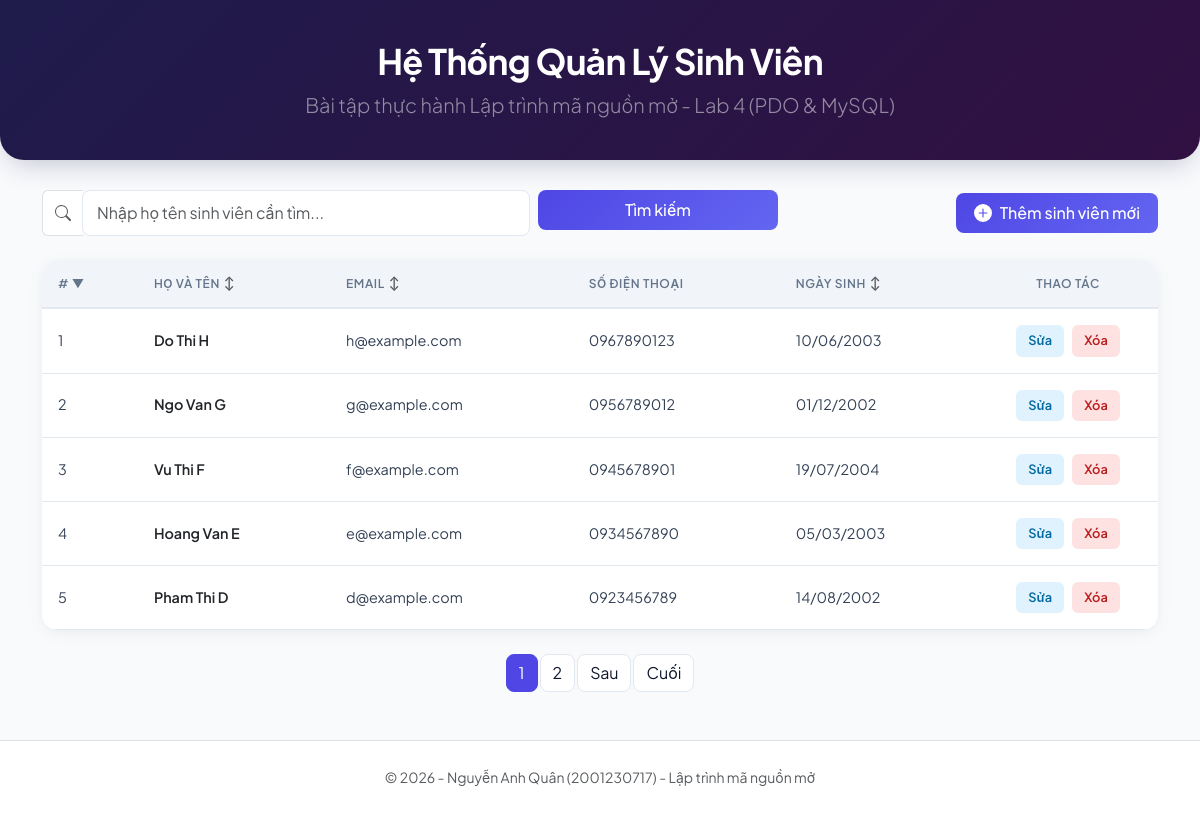
The page /list_students.php on the database its author committed.
### tables this page shows
CREATE TABLE IF NOT EXISTS students (
    id INT AUTO_INCREMENT PRIMARY KEY,
    name VARCHAR(100) NOT NULL,
    email VARCHAR(100) UNIQUE,
    phone VARCHAR(20),
    birthday DATE  
);

### list_students.php (the view, shortened to what this page needs)
<?php
require 'connect.php';
$keyword = isset($_GET['keyword']) ? trim($_GET['keyword']) : '';
$allowedSortColumns = ['id', 'name', 'email', 'phone', 'birthday'];
$sort = isset($_GET['sort']) && in_array($_GET['sort'], $allowedSortColumns) ? $_GET['sort'] : 'id';
$order = isset($_GET['order']) && strtolower($_GET['order']) === 'asc' ? 'ASC' : 'DESC';
$limit = 5;
$page = isset($_GET['page']) && is_numeric($_GET['page']) && $_GET['page'] > 0 ? (int)$_GET['page'] : 1;
$offset = ($page - 1) * $limit;
$sqlCount = "SELECT COUNT(*) FROM students WHERE name LIKE :keyword";
$stmtCount = $conn->prepare($sqlCount);
$stmtCount->execute([':keyword' => "%$keyword%"]);
$totalRecords = $stmtCount->fetchColumn();
$totalPages = ceil($totalRecords / $limit);
$sql = "SELECT * FROM students
        WHERE name LIKE :keyword
        ORDER BY {$sort} {$order}
        LIMIT :limit OFFSET :offset";
$stmt = $conn->prepare($sql);
$stmt->bindValue(':keyword', "%$keyword%", PDO::PARAM_STR);
$stmt->bindValue(':limit', $limit, PDO::PARAM_INT);
$stmt->bindValue(':offset', $offset, PDO::PARAM_INT);
$stmt->execute();
$students = $stmt->fetchAll(PDO::FETCH_ASSOC);
function getSortUrl($column, $currentSort, $currentOrder, $keyword) {
    $nextOrder = ($currentSort === $column && $currentOrder === 'ASC') ? 'desc' : 'asc';
    return "?keyword=" . urlencode($keyword) . "&sort={$column}&order={$nextOrder}&page=1";
}
function getSortIcon($column, $currentSort, $currentOrder) {
    if ($currentSort !== $column) {
        return '<span class="text-muted" style="font-size: 0.8rem;">↕</span>';
    }
    return $currentOrder === 'ASC' ? '▲' : '▼';
}
?>
<!DOCTYPE html>
<html lang="vi">
<head>
    <link href="https://cdn.jsdelivr.net/npm/bootstrap@5.3.0/dist/css/bootstrap.min.css" rel="stylesheet">
    <link href="style.css" rel="stylesheet">
</head>
<body>
    <header class="app-header">
        <div class="container text-center">
            <h1 class="app-title">Hệ Thống Quản Lý Sinh Viên</h1>
            <p class="lead mb-0 text-white-50">Bài tập thực hành Lập trình mã nguồn mở - Lab 4 (PDO & MySQL)</p>
        </div>
    </header>
    <main class="container mb-5">
        <div class="row align-items-center mb-4">
            <div class="col-md-8 mb-3 mb-md-0">
                <form method="get" class="row g-2">
                    <div class="col-sm-8">
                        <div class="input-group">
                            <span class="input-group-text bg-white border-end-0">
                            </span>
                            <input type="text" name="keyword" value="<?= htmlspecialchars($keyword) ?>"
                                   class="form-control border-start-0" placeholder="Nhập họ tên sinh viên cần tìm...">
                        </div>
                    </div>
                    <div class="col-sm-4">
                        <button type="submit" class="btn btn-primary w-100">Tìm kiếm</button>
                    </div>
                </form>
            </div>
            <div class="col-md-4 text-md-end">
                <a href="add_student.php" class="btn btn-primary d-inline-flex align-items-center gap-2">
                    <svg xmlns="http://www.w3.org/2000/svg" width="18" height="18" fill="currentColor" class="bi bi-plus-circle-fill" viewBox="0 0 16 16">
                        <path d="M16 8A8 8 0 1 1 0 8a8 8 0 0 1 16 0zM8.5 4.5a.5.5 0 0 0-1 0v3h-3a.5.5 0 0 0 0 1h3v3a.5.5 0 0 0 1 0v-3h3a.5.5 0 0 0 0-1h-3v-3z"/>
                    </svg>
                    Thêm sinh viên mới
                </a>
            </div>
        </div>
        <div class="card p-0 overflow-hidden">
            <div class="card-body p-0">
                <div class="table-responsive">
                    <table class="table mb-0">
                        <thead>
                            <tr>
                                <th>
                                    <a class="sort-link" href="<?= getSortUrl('id', $sort, $order, $keyword) ?>">
                                        # <?= getSortIcon('id', $sort, $order) ?>
                                    </a>
                                </th>
                                <th>
                                    <a class="sort-link" href="<?= getSortUrl('name', $sort, $order, $keyword) ?>">
                                        Họ và tên <?= getSortIcon('name', $sort, $order) ?>
                                    </a>
                                </th>
                                <th>
                                    <a class="sort-link" href="<?= getSortUrl('email', $sort, $order, $keyword) ?>">
                                        Email <?= getSortIcon('email', $sort, $order) ?>
                                    </a>
                                </th>
                                <th>Số điện thoại</th>
                                <th>
                                    <a class="sort-link" href="<?= getSortUrl('birthday', $sort, $order, $keyword) ?>">
                                        Ngày sinh <?= getSortIcon('birthday', $sort, $order) ?>
                                    </a>
                                </th>
                                <th class="text-center" style="width: 180px;">Thao tác</th>
                            </tr>
                        </thead>
                        <tbody>
                            <?php if ($students): ?>
                                <?php foreach ($students as $index => $row): ?>
                                    <tr>
                                        <td><?= $offset + $index + 1 ?></td>
                                        <td class="fw-semibold text-dark"><?= htmlspecialchars($row['name']) ?></td>
                                        <td><?= htmlspecialchars($row['email']) ?></td>
                                        <td><?= htmlspecialchars($row['phone'] ?: '-') ?></td>
                                        <td>
                                            <?= $row['birthday'] ? date('d/m/Y', strtotime($row['birthday'])) : '-' ?>
                                        </td>
                                        <td class="text-center">
                                            <div class="d-flex justify-content-center gap-2">
                                                <a href="edit_student.php?id=<?= $row['id'] ?>" class="action-btn action-btn-edit">
                                                    Sửa
                                                </a>
                                                <a href="delete_student.php?id=<?= $row['id'] ?>"
                                                   class="action-btn action-btn-delete"
                                                   onclick="return confirm('Bạn có chắc chắn muốn xóa sinh viên: <?= htmlspecialchars(addslashes($row['name'])) ?> không?')">
                                                    Xóa
                                                </a>
                                            </div>
                                        </td>
                                    </tr>
                                <?php endforeach; ?>
                            <?php endif; ?>
                        </tbody>
                    </table>
                </div>
            </div>
        </div>
        <?php if ($totalPages > 1): ?>
            <nav class="d-flex justify-content-center mt-4">
                <ul class="pagination">
                    <?php for ($i = 1; $i <= $totalPages; $i++): ?>
                        <li class="page-item <?= $i == $page ? 'active' : '' ?>">
                            <a class="page-link" href="?keyword=<?= urlencode($keyword) ?>&sort=<?= $sort ?>&order=<?= $order ?>&page=<?= $i ?>"><?= $i ?></a>
                        </li>
                    <?php endfor; ?>
                    <?php if ($page < $totalPages): ?>
                        <li class="page-item">
                            <a class="page-link" href="?keyword=<?= urlencode($keyword) ?>&sort=<?= $sort ?>&order=<?= $order ?>&page=<?= $page + 1 ?>">Sau</a>
                        </li>
                        <li class="page-item">
                            <a class="page-link" href="?keyword=<?= urlencode($keyword) ?>&sort=<?= $sort ?>&order=<?= $order ?>&page=<?= $totalPages ?>">Cuối</a>
                        </li>
                    <?php endif; ?>
                </ul>
            </nav>
        <?php endif; ?>
    </main>
    <footer class="text-center py-4 bg-white border-top text-muted mt-auto">
        <div class="container">
            <small>&copy; 2026 - Nguyễn Anh Quân (2001230717) - Lập trình mã nguồn mở</small>
        </div>
    </footer>
</body>
</html>

### style.css (style rules this page uses)
:root { --primary-color: #4f46e5; --primary-hover: #4338ca; --secondary-color: #06b6d4; --background-color: #f8fafc; --card-background: #ffffff; --text-main: #0f172a; --text-muted: #64748b; --border-color: #e2e8f0; }
body { font-family: 'Plus Jakarta Sans', -apple-system, BlinkMacSystemFont, "Segoe UI", Roboto, sans-serif; background-color: var(--background-color); color: var(--text-main); min-height: 100vh; }
.card { border: none; border-radius: 16px; box-shadow: 0 4px 20px -2px rgba(0, 0, 0, 0.05), 0 2px 8px -1px rgba(0, 0, 0, 0.03); background-color: var(--card-background); }
.table { border-collapse: separate; border-spacing: 0; width: 100%; }
.table th { background-color: #f1f5f9 !important; color: var(--text-muted); font-weight: 600; text-transform: uppercase; font-size: 0.75rem; letter-spacing: 0.05em; border-bottom: 2px solid var(--border-color); padding: 14px 16px; }
.table td { padding: 16px; vertical-align: middle; border-bottom: 1px solid var(--border-color); color: #334155; font-size: 0.9rem; }
.table tbody tr { transition: background-color 0.15s ease; }
.btn-primary { background: linear-gradient(135deg, var(--primary-color), #6366f1) !important; border: none !important; border-radius: 8px !important; padding: 8px 18px !important; font-weight: 500 !important; transition: all 0.2s ease !important; }
.action-btn { border-radius: 6px; padding: 6px 12px; font-size: 0.8rem; font-weight: 600; text-decoration: none; display: inline-flex; align-items: center; gap: 4px; transition: all 0.2s; border: none; }
.action-btn-edit { background-color: #e0f2fe; color: #0369a1; }
.action-btn-delete { background-color: #fee2e2; color: #b91c1c; }
.form-control, .form-select { border-radius: 8px !important; border: 1px solid var(--border-color) !important; padding: 10px 14px !important; transition: all 0.2s !important; }
.app-header { background: linear-gradient(135deg, #1e1b4b, #311042); color: white; padding: 40px 0; margin-bottom: 30px; border-radius: 0 0 24px 24px; box-shadow: 0 10px 30px -10px rgba(30, 27, 75, 0.3); }
.app-title { font-weight: 700; font-size: 2.2rem; letter-spacing: -0.02em; }
.pagination { margin-bottom: 0; }
.page-item .page-link { border-radius: 8px !important; margin: 0 3px; border: 1px solid var(--border-color) !important; color: var(--text-main) !important; transition: all 0.2s; }
.page-item.active .page-link { background-color: var(--primary-color) !important; border-color: var(--primary-color) !important; color: white !important; }
.page-item:first-child .page-link, .page-item:last-child .page-link { border-radius: 8px !important; }
.sort-link { color: var(--text-muted); text-decoration: none; display: inline-flex; align-items: center; gap: 4px; }

### rows shown on the page
students: index "1", name "Do Thi H", email "h@example.com", phone "0967890123", birthday "10/06/2003"
students: index "2", name "Ngo Van G", email "g@example.com", phone "0956789012", birthday "01/12/2002"
students: index "3", name "Vu Thi F", email "f@example.com", phone "0945678901", birthday "19/07/2004"
students: index "4", name "Hoang Van E", email "e@example.com", phone "0934567890", birthday "05/03/2003"
students: index "5", name "Pham Thi D", email "d@example.com", phone "0923456789", birthday "14/08/2002"

### other values the page prints
getSortIcon('id', $sort, $order) "▼"
